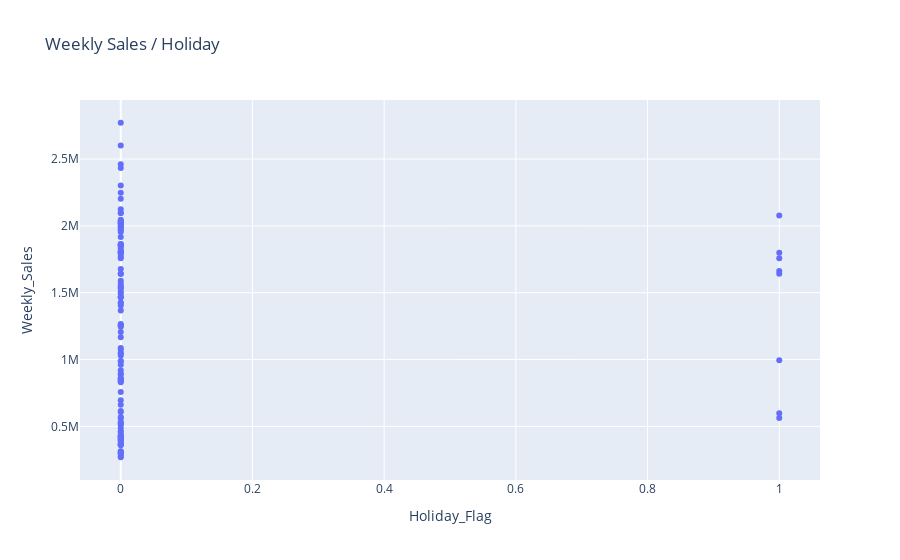

The cell this chart's notebook holds for it:
### Markdown cell above
<u><h5>7. Weekly Sales & Holiday

### Code cell
# weekly Sales & Holiday
fig = px.scatter(data_frame=df, x='Holiday_Flag', y='Weekly_Sales', title='Weekly Sales / Holiday')
fig.show()

### Figure 1 — Plotly figure (JSON) as saved in the notebook; plotly's stock layout.template omitted (floating-point values rounded to 4 significant figures; data arrays with more than 128 entries replaced by an {"elided": "..."} marker saying what was removed)
{"data": [{"hovertemplate": "Holiday_Flag=%{x}<br>Weekly_Sales=%{y}<extra></extra>", "legendgroup": "", "marker": {"color": "#636efa", "symbol": "circle"}, "mode": "markers", "name": "", "orientation": "v", "showlegend": false, "type": "scatter", "x": {"elided": "131 int values"}, "xaxis": "x", "y": {"elided": "131 float values"}, "yaxis": "y"}], "layout": {"legend": {"tracegroupgap": 0}, "title": {"text": "Weekly Sales / Holiday"}, "xaxis": {"anchor": "y", "domain": [0, 1], "title": {"text": "Holiday_Flag"}}, "yaxis": {"anchor": "x", "domain": [0, 1], "title": {"text": "Weekly_Sales"}}}}
